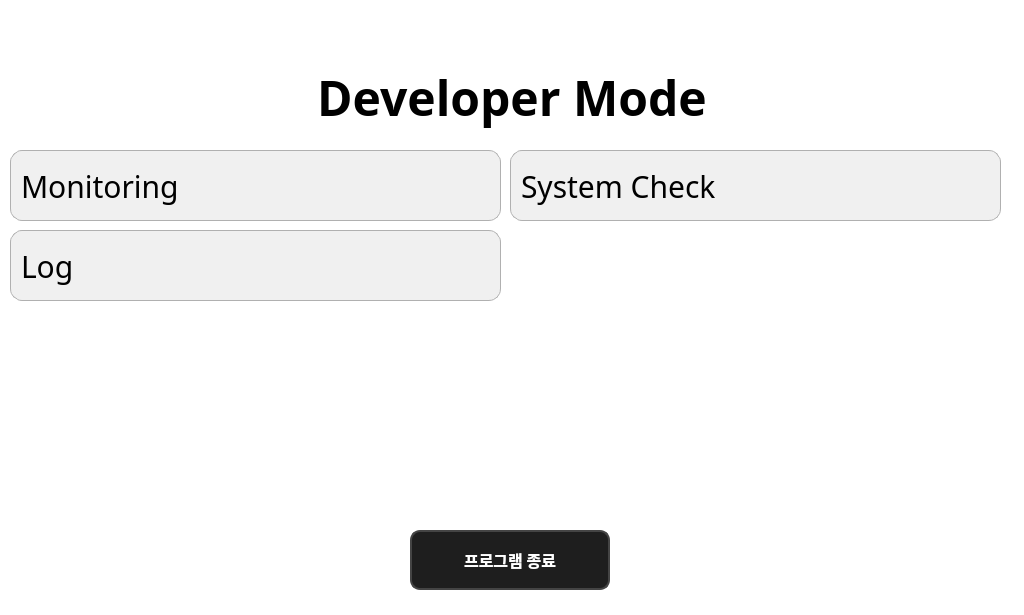
<?xml version="1.0" encoding="UTF-8"?>
<ui version="4.0">
 <class>SettingsView</class>
 <widget class="QWidget" name="SettingsView">
  <property name="geometry">
   <rect>
    <x>0</x>
    <y>0</y>
    <width>1024</width>
    <height>615</height>
   </rect>
  </property>
  <property name="windowTitle">
   <string>Dentium</string>
  </property>
  <property name="styleSheet">
   <string notr="true">background-color: #FFFFFF</string>
  </property>
  <widget class="QWidget" name="status_bar_placeholder" native="true">
   <property name="geometry">
    <rect>
     <x>0</x>
     <y>0</y>
     <width>1024</width>
     <height>60</height>
    </rect>
   </property>
   <property name="minimumSize">
    <size>
     <width>0</width>
     <height>60</height>
    </size>
   </property>
  </widget>
  <widget class="QLabel" name="title_label">
   <property name="geometry">
    <rect>
     <x>20</x>
     <y>60</y>
     <width>984</width>
     <height>74</height>
    </rect>
   </property>
   <property name="font">
    <font>
     <family>Noto Sans KR Black</family>
     <pointsize>-1</pointsize>
     <weight>75</weight>
     <bold>true</bold>
    </font>
   </property>
   <property name="styleSheet">
    <string notr="true">QLabel {
    color: black;
    font-size: 48px;
    font-weight: 600;
    font-family: &quot;Noto Sans KR Black&quot;;
    background-color: transparent;
}</string>
   </property>
   <property name="text">
    <string>Developer Mode</string>
   </property>
   <property name="alignment">
    <set>Qt::AlignCenter</set>
   </property>
  </widget>
  <widget class="QPushButton" name="exit_button">
   <property name="geometry">
    <rect>
     <x>410</x>
     <y>530</y>
     <width>200</width>
     <height>60</height>
    </rect>
   </property>
   <property name="minimumSize">
    <size>
     <width>200</width>
     <height>60</height>
    </size>
   </property>
   <property name="maximumSize">
    <size>
     <width>200</width>
     <height>60</height>
    </size>
   </property>
   <property name="font">
    <font>
     <family>Noto Sans KR Black</family>
     <pointsize>-1</pointsize>
     <weight>62</weight>
     <bold>true</bold>
    </font>
   </property>
   <property name="styleSheet">
    <string notr="true">QPushButton {
    background-color: #1e1e1e;
    color: white;
    font-size: 16px;
    font-weight: 500;
    border-radius: 10px;
    border: 2px solid #444444;
    font-family: &quot;Noto Sans KR Black&quot;;
}

QPushButton:hover {
    background-color: #333333;
    border: 2px solid #666666;
}

QPushButton:pressed {
    background-color: #2a2a2a;
}</string>
   </property>
   <property name="text">
    <string>프로그램 종료</string>
   </property>
  </widget>
  <widget class="QPushButton" name="monitoring_button">
   <property name="geometry">
    <rect>
     <x>10</x>
     <y>150</y>
     <width>491</width>
     <height>71</height>
    </rect>
   </property>
   <property name="minimumSize">
    <size>
     <width>0</width>
     <height>0</height>
    </size>
   </property>
   <property name="maximumSize">
    <size>
     <width>1000</width>
     <height>1000</height>
    </size>
   </property>
   <property name="font">
    <font>
     <family>Noto Sans KR Black</family>
     <pointsize>-1</pointsize>
    </font>
   </property>
   <property name="styleSheet">
    <string notr="true">QPushButton {
    border: 1px solid #B0B0B0;          /* 연한 회색 테두리 */
    border-radius: 12px;                /* 둥근 테두리 */
    background-color: #F0F0F0;          /* 밝은 회색 배경 */
    padding: 6px 12px;                  /* 내부 여백 */
    text-align: left;                   /* 텍스트 왼쪽 정렬 */
    padding-left: 10px;                 /* 아이콘 공간 확보 */
	font-family: &quot;Noto Sans KR Black&quot;;
    font-size: 30px;
    color: #000000;                     /* 검정색 글자 */
    qproperty-icon: url(:/file/DeveloperMode/Monitoring.png);
    qproperty-iconSize: 65px 65px;
}

QPushButton:hover {
    background-color: #E0E0E0;          /* 마우스 오버 시 강조 */
}
</string>
   </property>
   <property name="text">
    <string>Monitoring</string>
   </property>
  </widget>
  <widget class="QPushButton" name="system_check_button">
   <property name="geometry">
    <rect>
     <x>510</x>
     <y>150</y>
     <width>491</width>
     <height>71</height>
    </rect>
   </property>
   <property name="minimumSize">
    <size>
     <width>0</width>
     <height>0</height>
    </size>
   </property>
   <property name="maximumSize">
    <size>
     <width>1000</width>
     <height>1000</height>
    </size>
   </property>
   <property name="font">
    <font>
     <family>Noto Sans KR Black</family>
     <pointsize>-1</pointsize>
    </font>
   </property>
   <property name="styleSheet">
    <string notr="true">QPushButton {
    border: 1px solid #B0B0B0;          /* 연한 회색 테두리 */
    border-radius: 12px;                /* 둥근 테두리 */
    background-color: #F0F0F0;          /* 밝은 회색 배경 */
    padding: 6px 12px;                  /* 내부 여백 */
    text-align: left;                   /* 텍스트 왼쪽 정렬 */
    padding-left: 10px;                 /* 아이콘 공간 확보 */
	font-family: &quot;Noto Sans KR Black&quot;;
    font-size: 30px;
    color: #000000;                     /* 검정색 글자 */
    qproperty-icon: url(:/file/DeveloperMode/self_check.png);
    qproperty-iconSize: 65px 65px;
}

QPushButton:hover {
    background-color: #E0E0E0;          /* 마우스 오버 시 강조 */
}
</string>
   </property>
   <property name="text">
    <string>System Check</string>
   </property>
  </widget>
  <widget class="QPushButton" name="check_log_button">
   <property name="geometry">
    <rect>
     <x>10</x>
     <y>230</y>
     <width>491</width>
     <height>71</height>
    </rect>
   </property>
   <property name="minimumSize">
    <size>
     <width>0</width>
     <height>0</height>
    </size>
   </property>
   <property name="maximumSize">
    <size>
     <width>1000</width>
     <height>1000</height>
    </size>
   </property>
   <property name="font">
    <font>
     <family>Noto Sans KR Black</family>
     <pointsize>-1</pointsize>
    </font>
   </property>
   <property name="styleSheet">
    <string notr="true">QPushButton {
    border: 1px solid #B0B0B0;          /* 연한 회색 테두리 */
    border-radius: 12px;                /* 둥근 테두리 */
    background-color: #F0F0F0;          /* 밝은 회색 배경 */
    padding: 6px 12px;                  /* 내부 여백 */
    text-align: left;                   /* 텍스트 왼쪽 정렬 */
    padding-left: 10px;                 /* 아이콘 공간 확보 */
	font-family: &quot;Noto Sans KR Black&quot;;
    font-size: 30px;
    color: #000000;                     /* 검정색 글자 */
    qproperty-icon: url(:/file/DeveloperMode/check_log.png);
    qproperty-iconSize: 65px 65px;
}

QPushButton:hover {
    background-color: #E0E0E0;          /* 마우스 오버 시 강조 */
}
</string>
   </property>
   <property name="text">
    <string>Log</string>
   </property>
  </widget>
 </widget>
 <resources>
  <include location="../resources/res.qrc"/>
 </resources>
 <connections/>
</ui>
